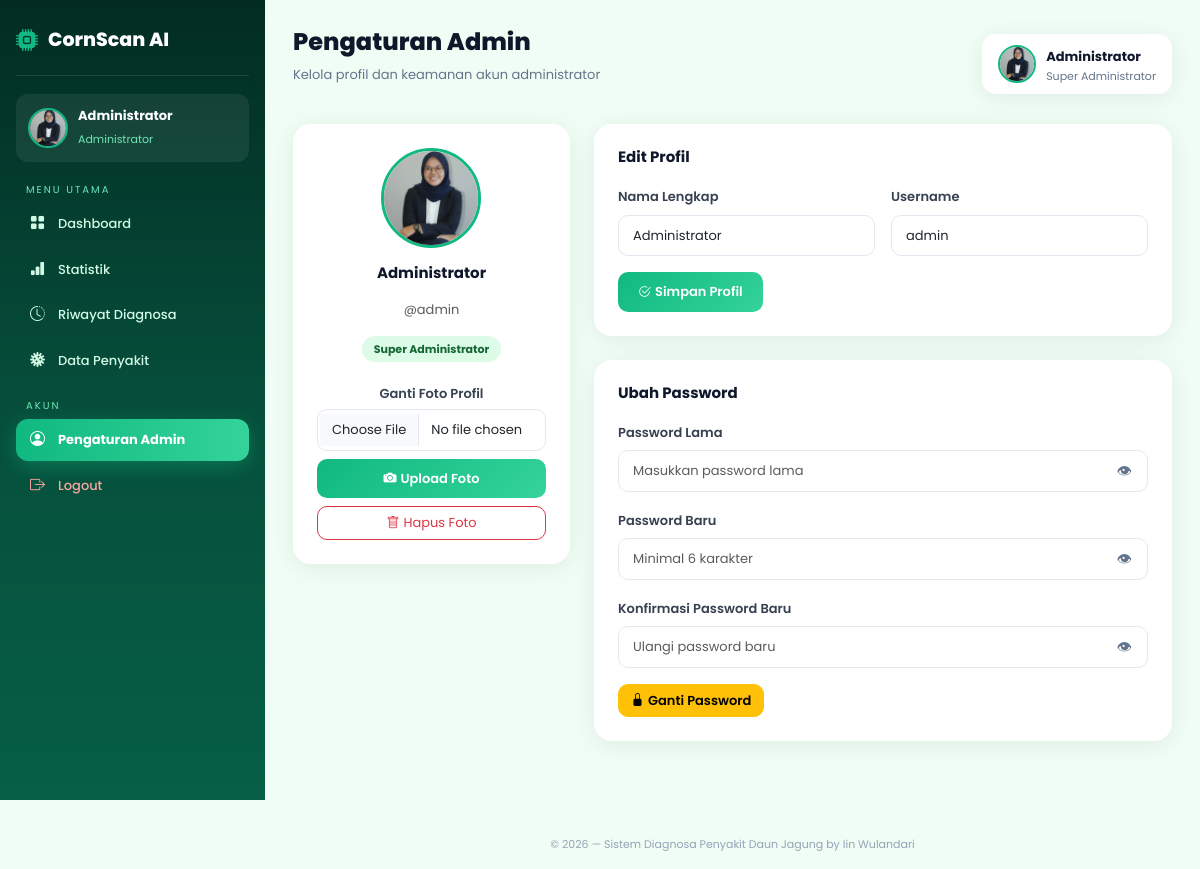
/admin/profile (signed in), run on the app's committed database.
### tables this page shows
CREATE TABLE admin (
        id          INTEGER PRIMARY KEY AUTOINCREMENT,
        nama        TEXT,
        username    TEXT UNIQUE,
        password    TEXT,
        foto_profil TEXT DEFAULT ""
    );

### app.py (the view, shortened to what this page needs)
@app.route('/admin/profile', methods=['GET', 'POST'])
def admin_profile():
    if not admin_ok(): return redirect('/login')
    conn = get_db(); c = conn.cursor()
    c.execute("SELECT * FROM admin WHERE id=?", (session['admin_id'],))
    admin_data = c.fetchone()
    conn.close()
    return render_template('admin/profile.html', admin_data=admin_data,
                           admin_nama=session.get('admin_nama', 'Admin'))

### app.py (called while the page is built)
def get_db():
    conn = sqlite3.connect('database/jagung.db')
    conn.row_factory = sqlite3.Row
    return conn

def admin_ok():
    return 'admin' in session

def get_admin_foto():
    if 'admin_id' not in session: return ''
    conn = get_db(); c = conn.cursor()
    c.execute("SELECT foto_profil FROM admin WHERE id=?", (session['admin_id'],))
    row = c.fetchone(); conn.close()
    return row['foto_profil'] if row and row['foto_profil'] else ''

### templates/admin/profile.html (shortened to what this page needs)
{% extends "base_admin.html" %}
{% set page = 'profile' %}
{% block content %}
<div class="topbar">
  <div><h1>Pengaturan Admin</h1><p>Kelola profil dan keamanan akun administrator</p></div>
  <div class="admin-badge">
    {% set foto = get_admin_foto() %}
    {% if foto %}<img src="{{ url_for('static', filename='img/profile/' + foto) }}" class="ab-avatar">
    {% else %}<div class="ab-default"><i class="bi bi-person-fill"></i></div>{% endif %}
    <div><strong>{{ admin_nama }}</strong><small>Super Administrator</small></div>
  </div>
</div>
<div class="row g-4">
  <div class="col-lg-4">
    <div class="card-box text-center">
      {% if admin_data.foto_profil %}
      <img src="{{ url_for('static', filename='img/profile/' + admin_data.foto_profil) }}"
           style="width:100px;height:100px;border-radius:50%;object-fit:cover;border:3px solid #10b981;margin-bottom:16px;">
      {% else %}
      <div style="width:100px;height:100px;border-radius:50%;background:linear-gradient(135deg,#10b981,#34d399);display:flex;align-items:center;justify-content:center;margin:0 auto 16px;">
        <i class="bi bi-person-fill text-white" style="font-size:44px;"></i>
      </div>
      {% endif %}
      <h5 class="fw-bold">{{ admin_data.nama }}</h5>
      <p class="text-muted" style="font-size:13px;">@{{ admin_data.username }}</p>
      <span class="bdg bdg-healthy">Super Administrator</span>
      <div class="mt-4">
        <form action="/admin/profile" method="POST" enctype="multipart/form-data">
          <label style="font-size:13px;font-weight:600;color:#374151;display:block;margin-bottom:6px;">Ganti Foto Profil</label>
          <input type="file" name="foto" class="form-control mb-2" accept="image/*" required>
          <button type="submit" class="btn-hijau w-100"><i class="bi bi-camera-fill me-1"></i>Upload Foto</button>
        </form>
        {% if admin_data.foto_profil %}
        <form action="/admin/profile" method="POST" class="mt-2">
          <button type="submit" class="btn btn-outline-danger w-100" style="border-radius:10px;font-size:13px;"
                  onclick="return confirm('Hapus foto profil?')">
            <i class="bi bi-trash me-1"></i>Hapus Foto
          </button>
        </form>
        {% endif %}
      </div>
    </div>
  </div>
  <div class="col-lg-8">
    <div class="card-box mb-4">
      <h5>Edit Profil</h5>
      <form action="/admin/profile" method="POST">
        <div class="row g-3">
          <div class="col-md-6">
            <label class="form-label">Nama Lengkap</label>
            <input type="text" name="nama" class="form-control" value="{{ admin_data.nama }}" required>
          </div>
          <div class="col-md-6">
            <label class="form-label">Username</label>
            <input type="text" name="username" class="form-control" value="{{ admin_data.username }}" required>
          </div>
        </div>
        <div class="mt-3">
          <button type="submit" class="btn-hijau"><i class="bi bi-check2-circle me-1"></i>Simpan Profil</button>
        </div>
      </form>
    </div>
    <div class="card-box">
      <h5>Ubah Password</h5>
      <form action="/admin/profile" method="POST">
        <div class="mb-3">
          <label class="form-label">Password Lama</label>
          <div class="pw-wrap">
            <input type="password" name="old_password" id="pw_old" class="form-control" required placeholder="Masukkan password lama">
            <button type="button" class="pw-eye" onclick="togglePw('pw_old',this)">👁</button>
          </div>
        </div>
        <div class="mb-3">
          <label class="form-label">Password Baru</label>
          <div class="pw-wrap">
            <input type="password" name="new_password" id="pw_new" class="form-control" required minlength="6" placeholder="Minimal 6 karakter">
            <button type="button" class="pw-eye" onclick="togglePw('pw_new',this)">👁</button>
          </div>
        </div>
        <div class="mb-3">
          <label class="form-label">Konfirmasi Password Baru</label>
          <div class="pw-wrap">
            <input type="password" name="confirm_password" id="pw_conf" class="form-control" required placeholder="Ulangi password baru">
            <button type="button" class="pw-eye" onclick="togglePw('pw_conf',this)">👁</button>
          </div>
        </div>
        <button type="submit" class="btn btn-warning" style="border-radius:10px;font-weight:600;font-size:13px;font-family:'Poppins',sans-serif;">
          <i class="bi bi-lock-fill me-1"></i>Ganti Password
        </button>
      </form>
    </div>
  </div>
</div>
{% endblock %}

### templates/base_admin.html (shortened to what this page needs)
<!DOCTYPE html>
<html lang="id">
<head>
  <link href="https://cdn.jsdelivr.net/npm/bootstrap@5.3.0/dist/css/bootstrap.min.css" rel="stylesheet">
  <link rel="stylesheet" href="https://cdn.jsdelivr.net/npm/bootstrap-icons@1.11.3/font/bootstrap-icons.min.css">
</head>
<body>
<div class="sidebar" id="sidebarMenu">
  <div class="sidebar-logo"><i class="bi bi-cpu-fill"></i> CornScan AI</div>
  <div class="sidebar-profile">
    {% set foto = get_admin_foto() %}
    {% if foto %}
    <img src="{{ url_for('static', filename='img/profile/' + foto) }}" class="sp-avatar" alt="Foto Profil">
    {% else %}
    <div class="sp-default"><i class="bi bi-person-fill"></i></div>
    {% endif %}
    <div class="sp-info">
      <strong>{{ admin_nama }}</strong>
      <small>Administrator</small>
    </div>
  </div>
  <div class="sidebar-sec">Menu Utama</div>
  <a href="/admin/dashboard" class="nav-link {% if page=='dashboard' %}active{% endif %}">
    <i class="bi bi-grid-fill"></i> Dashboard
  </a>
  <a href="/admin/statistik" class="nav-link {% if page=='statistik' %}active{% endif %}">
    <i class="bi bi-bar-chart-fill"></i> Statistik
  </a>
  <a href="/admin/riwayat" class="nav-link {% if page=='riwayat' %}active{% endif %}">
    <i class="bi bi-clock-history"></i> Riwayat Diagnosa
  </a>
  <a href="/admin/penyakit" class="nav-link {% if page=='penyakit' %}active{% endif %}">
    <i class="bi bi-virus"></i> Data Penyakit
  </a>
  <div class="sidebar-sec">Akun</div>
  <a href="/admin/profile" class="nav-link {% if page=='profile' %}active{% endif %}">
    <i class="bi bi-person-circle"></i> Pengaturan Admin
  </a>
  <a href="/logout" class="nav-link nav-danger">
    <i class="bi bi-box-arrow-right"></i> Logout
  </a>
</div>
<div class="main-content">{% block content %}{% endblock %}</div>
<div class="page-footer">&copy; 2026 &mdash; Sistem Diagnosa Penyakit Daun Jagung by Iin Wulandari</div>
</body>
</html>

### templates/base_admin.html (style rules this page uses)
:root { --sw: 265px; --g1: #022c22; --g2: #064e3b; --g3: #10b981; --pale: #d1fae5; --bg: #f0fdf4; --shd: 0 4px 24px rgba(0,0,0,0.07); }
* { margin:0; padding:0; box-sizing:border-box; }
body { font-family:'Poppins',sans-serif; background:var(--bg); }
.sidebar { width:var(--sw); height:100vh; position:fixed; left:0; top:0; background:linear-gradient(180deg,var(--g1),var(--g2),#065f46); padding:24px 16px; z-index:1000; overflow-y:auto; }
.sidebar-logo { font-size:19px; font-weight:800; color:white; display:flex; align-items:center; gap:10px; padding-bottom:18px; margin-bottom:18px; border-bottom:1px solid rgba(255,255,255,0.1); }
.sidebar-logo i { color:var(--g3); font-size:22px; }
.sidebar-profile { display:flex; align-items:center; gap:10px; padding:12px; background:rgba(255,255,255,0.07); border-radius:12px; margin-bottom:20px; }
.sidebar-profile .sp-avatar { width:40px; height:40px; border-radius:50%; object-fit:cover; border:2px solid var(--g3); flex-shrink:0; }
.sidebar-profile .sp-info strong { font-size:13px; color:white; display:block; }
.sidebar-profile .sp-info small { font-size:11px; color:#6ee7b7; }
.sidebar-sec { font-size:10px; letter-spacing:2px; text-transform:uppercase; color:#6ee7b7; margin:16px 0 6px 10px; }
.nav-link { color:var(--pale) !important; padding:10px 14px; border-radius:12px; margin-bottom:3px; display:flex; align-items:center; gap:10px; font-size:13px; font-weight:500; transition:.25s; text-decoration:none; }
.nav-link.active { background:linear-gradient(90deg,var(--g3),#34d399); color:white !important; font-weight:700; box-shadow:0 6px 20px rgba(16,185,129,.35); }
.nav-link i { font-size:15px; width:18px; }
.nav-danger { color:#fca5a5 !important; }
.main-content { margin-left:var(--sw); padding:28px; min-height:100vh; }
.topbar { display:flex; justify-content:space-between; align-items:center; margin-bottom:24px; }
.topbar h1 { font-size:24px; font-weight:800; color:#0f172a; }
.topbar p { color:#64748b; font-size:13px; margin-top:3px; }
.admin-badge { background:white; padding:10px 16px; border-radius:14px; display:flex; align-items:center; gap:10px; box-shadow:var(--shd); }
.admin-badge .ab-avatar { width:38px; height:38px; border-radius:50%; object-fit:cover; border:2px solid var(--g3); }
.admin-badge strong { font-size:13px; color:#0f172a; }
.admin-badge small { color:#64748b; display:block; font-size:11px; }
.card-box { background:white; border-radius:18px; padding:24px; box-shadow:var(--shd); }
.card-box h5 { font-weight:700; color:#0f172a; margin-bottom:18px; font-size:15px; }
.bdg { padding:5px 12px; border-radius:30px; font-size:11px; font-weight:700; }
.bdg-healthy { background:#dcfce7; color:#166534; }
.form-label { font-size:13px; font-weight:600; color:#374151; }
.form-control, .form-select { border-radius:10px; border:1.5px solid #e2e8f0; font-size:13px; padding:10px 14px; font-family:'Poppins',sans-serif; }
.pw-wrap { position:relative; }
.pw-wrap .form-control { padding-right:44px; }
.pw-eye { position:absolute; right:14px; top:50%; transform:translateY(-50%); background:none; border:none; cursor:pointer; color:#64748b; font-size:15px; padding:2px; }
.btn-hijau { background:linear-gradient(135deg,var(--g3),#34d399); color:white; border:none; border-radius:10px; padding:10px 20px; font-weight:600; font-size:13px; cursor:pointer; transition:.25s; font-family:'Poppins',sans-serif; }
.page-footer { text-align:center; color:#94a3b8; font-size:11px; margin-top:36px; padding-bottom:16px; margin-left:var(--sw); }

### data on the page
admin: foto_profil (picture), nama "Administrator", username "admin"
